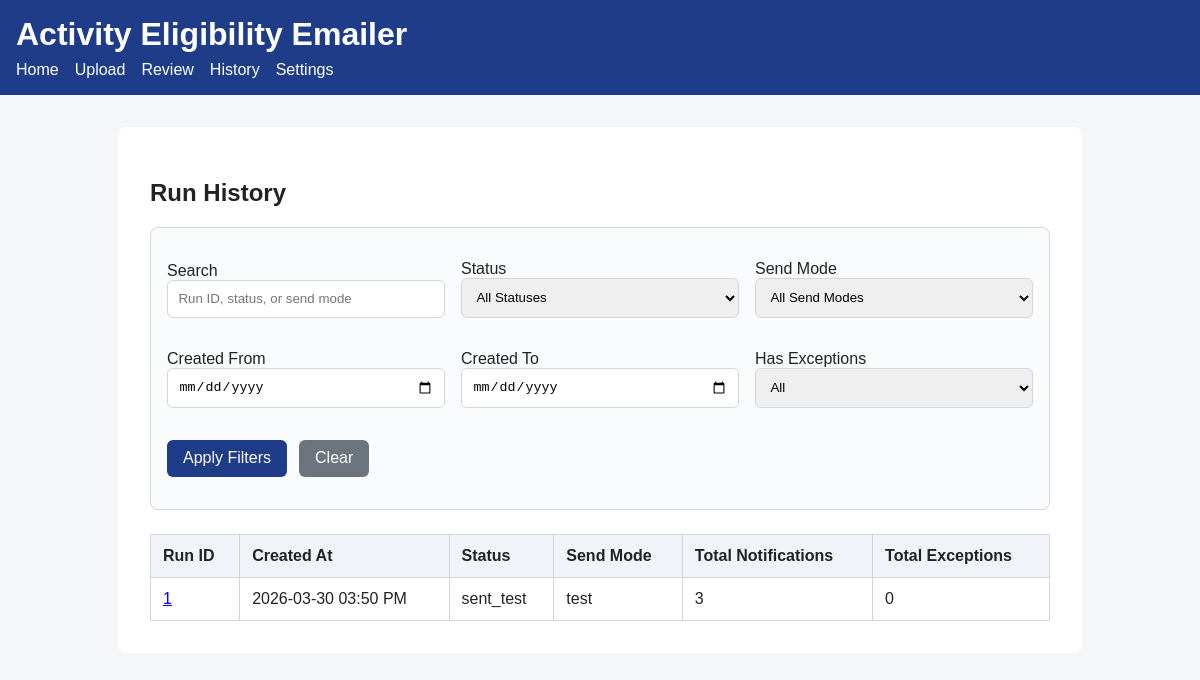
The app's page /history with its own data.
### models.py (models this page shows)
class Run(db.Model):
    id = db.Column(db.Integer, primary_key=True)
    created_at = db.Column(db.DateTime, default=datetime.utcnow, nullable=False)
    status = db.Column(db.String(50), default="finalized", nullable=False)
    send_mode = db.Column(db.String(20), default="none", nullable=False)
    total_students_in_activities = db.Column(db.Integer, default=0)
    total_students_failing = db.Column(db.Integer, default=0)
    total_notifications = db.Column(db.Integer, default=0)
    notes = db.Column(db.Text)
    notifications = db.relationship("Notification", backref="run", lazy=True, cascade="all, delete-orphan")
    exceptions = db.relationship("ExceptionLog", backref="run", lazy=True, cascade="all, delete-orphan")

### routes.py (the view, shortened to what this page needs)
@main.route("/history")
def history():
    q = (request.args.get("q") or "").strip()
    status_filter = (request.args.get("status") or "").strip()
    send_mode_filter = (request.args.get("send_mode") or "").strip()
    date_from = (request.args.get("date_from") or "").strip()
    date_to = (request.args.get("date_to") or "").strip()
    has_exceptions = (request.args.get("has_exceptions") or "").strip()
    query = Run.query
    if status_filter:
        query = query.filter(Run.status == status_filter)
    if send_mode_filter:
        query = query.filter(Run.send_mode == send_mode_filter)
    if date_from:
        try:
            from_dt = datetime.strptime(date_from, "%Y-%m-%d")
            query = query.filter(Run.created_at >= from_dt)
        except ValueError:
            flash("Invalid From date.", "error")
    if date_to:
        try:
            to_dt = datetime.strptime(date_to, "%Y-%m-%d") + timedelta(days=1)
            query = query.filter(Run.created_at < to_dt)
        except ValueError:
            flash("Invalid To date.", "error")
    if has_exceptions == "yes":
        query = query.filter(Run.exceptions.any())
    elif has_exceptions == "no":
        query = query.filter(~Run.exceptions.any())
    runs = query.order_by(Run.created_at.desc()).all()
    history_rows = []
    for run in runs:
        history_rows.append({
            "id": run.id,
            "created_at": run.created_at,
            "status": run.status,
            "send_mode": run.send_mode,
            "total_notifications": run.total_notifications,
            "total_exceptions": len(run.exceptions),
        })
    status_options = [
        "",
        "finalized",
        "sent_test",
        "failed_test",
        "partially_sent_test",
        "sent_live",
        "failed_live",
        "partially_sent_live",
    ]
    send_mode_options = ["", "none", "test", "live"]
    has_exceptions_options = ["", "yes", "no"]
    return render_template(
        "history.html",
        runs=history_rows,
        q=q,
        status_filter=status_filter,
        send_mode_filter=send_mode_filter,
        date_from=date_from,
        date_to=date_to,
        has_exceptions=has_exceptions,
        status_options=status_options,
        send_mode_options=send_mode_options,
        has_exceptions_options=has_exceptions_options,
    )

### app.py (called while the page is built)
def format_datetime_local(value):
    if not value:
        return ""
    utc_value = value.replace(tzinfo=timezone.utc)
    local_value = utc_value.astimezone(ZoneInfo("America/New_York"))
    return local_value.strftime("%Y-%m-%d %I:%M %p")

### templates/history.html (shortened to what this page needs)
{% extends "base.html" %}
{% block content %}
    <h2>Run History</h2>
    <form method="get" class="filter-form">
        <div class="filter-row">
            <div class="form-group filter-group">
                <label for="q">Search</label><br>
                <input type="text" id="q" name="q" value="{{ q }}" placeholder="Run ID, status, or send mode">
            </div>
            <div class="form-group filter-group">
                <label for="status">Status</label><br>
                <select id="status" name="status">
                    {% for option in status_options %}
                        <option value="{{ option }}" {% if option == status_filter %}selected{% endif %}>
                            {{ option if option else "All Statuses" }}
                        </option>
                    {% endfor %}
                </select>
            </div>
            <div class="form-group filter-group">
                <label for="send_mode">Send Mode</label><br>
                <select id="send_mode" name="send_mode">
                    {% for option in send_mode_options %}
                        <option value="{{ option }}" {% if option == send_mode_filter %}selected{% endif %}>
                            {{ option if option else "All Send Modes" }}
                        </option>
                    {% endfor %}
                </select>
            </div>
        </div>
        <div class="filter-row">
            <div class="form-group filter-group">
                <label for="date_from">Created From</label><br>
                <input type="date" id="date_from" name="date_from" value="{{ date_from }}">
            </div>
            <div class="form-group filter-group">
                <label for="date_to">Created To</label><br>
                <input type="date" id="date_to" name="date_to" value="{{ date_to }}">
            </div>
            <div class="form-group filter-group">
                <label for="has_exceptions">Has Exceptions</label><br>
                <select id="has_exceptions" name="has_exceptions">
                    {% for option in has_exceptions_options %}
                        <option value="{{ option }}" {% if option == has_exceptions %}selected{% endif %}>
                            {% if option == "" %}All{% elif option == "yes" %}Yes{% else %}No{% endif %}
                        </option>
                    {% endfor %}
                </select>
            </div>
        </div>
        <div class="filter-actions">
            <button type="submit" class="action-button">Apply Filters</button>
            <a class="action-link neutral-button" href="{{ url_for('main.history') }}">Clear</a>
        </div>
    </form>
    {% if runs %}
        <table>
            <thead>
                <tr>
                    <th>Run ID</th>
                    <th>Created At</th>
                    <th>Status</th>
                    <th>Send Mode</th>
                    <th>Total Notifications</th>
                    <th>Total Exceptions</th>
                </tr>
            </thead>
            <tbody>
                {% for run in runs %}
                    <tr>
                        <td><a href="{{ url_for('main.run_detail', run_id=run.id) }}">{{ run.id }}</a></td>
                        <td>{{ run.created_at|datetime_local }}</td>
                        <td>{{ run.status }}</td>
                        <td>{{ run.send_mode }}</td>
                        <td>{{ run.total_notifications }}</td>
                        <td>{{ run.total_exceptions }}</td>
                    </tr>
                {% endfor %}
            </tbody>
        </table>
    {% else %}
        <p>No runs matched your search or filters.</p>
    {% endif %}
{% endblock %}

### static/style.css (style rules this page uses)
body { font-family: Arial, sans-serif; margin: 0; background: #f4f6f8; color: #222; }
table { width: 100%; border-collapse: collapse; margin-top: 1rem; }
th, td { border: 1px solid #d0d7de; padding: 0.75rem; text-align: left; vertical-align: top; }
th { background: #f0f4f8; }
.action-link { display: inline-block; padding: 0.6rem 1rem; background: #1f3c88; color: white; text-decoration: none; border-radius: 6px; margin-bottom: 1rem; }
.action-link { display: inline-block; padding: 0.6rem 1rem; background: #1f3c88; color: white; text-decoration: none; border-radius: 6px; margin-right: 0.5rem; margin-bottom: 1rem; }
button, input[type="submit"] { padding: 0.6rem 1rem; border: none; border-radius: 6px; background: #1f3c88; color: white; cursor: pointer; margin-bottom: 1rem; }
.action-button, button, input[type="submit"] { display: inline-block; padding: 0.6rem 1rem; border: none; border-radius: 6px; background: #1f3c88; color: white; cursor: pointer; text-decoration: none; font-size: 1rem; }
input[type="submit"].neutral-button, button.neutral-button, .neutral-button { background: #6c757d; }
.form-group { margin-top: 1rem; }
.form-group { margin-top: 1rem; margin-bottom: 1rem; }
input[type="text"], input[type="number"], textarea { width: 100%; max-width: 100%; padding: 0.65rem; border: 1px solid #d0d7de; border-radius: 6px; box-sizing: border-box; }
.filter-form { border: 1px solid #d0d7de; border-radius: 8px; padding: 1rem; background: #fafbfc; margin-bottom: 1.5rem; }
.filter-row { display: flex; flex-wrap: wrap; gap: 1rem; align-items: end; }
.filter-group { min-width: 200px; flex: 1 1 220px; }
.filter-actions { display: flex; gap: 0.75rem; flex-wrap: wrap; margin-top: 1rem; }
select { width: 100%; max-width: 100%; padding: 0.65rem; border: 1px solid #d0d7de; border-radius: 6px; box-sizing: border-box; }
input[type="date"] { width: 100%; max-width: 100%; padding: 0.65rem; border: 1px solid #d0d7de; border-radius: 6px; box-sizing: border-box; }

### records on screen
Run: id "1", created_at "2026-03-30 03:50 PM", status "sent_test", send_mode "test", total_notifications "3", total_exceptions "0"

### other values on screen
form field status "All Statuses"
form field send_mode "All Send Modes"
